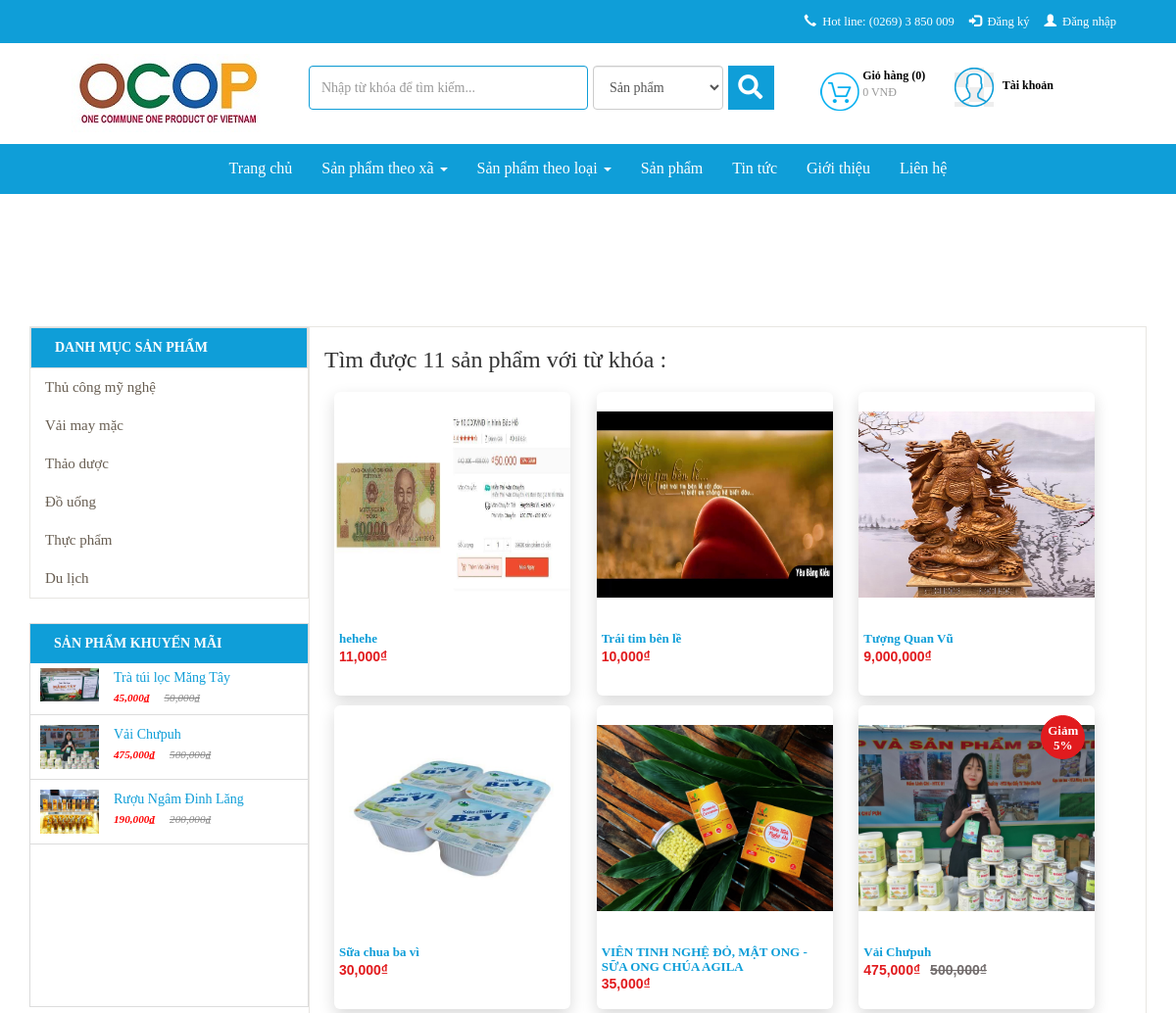
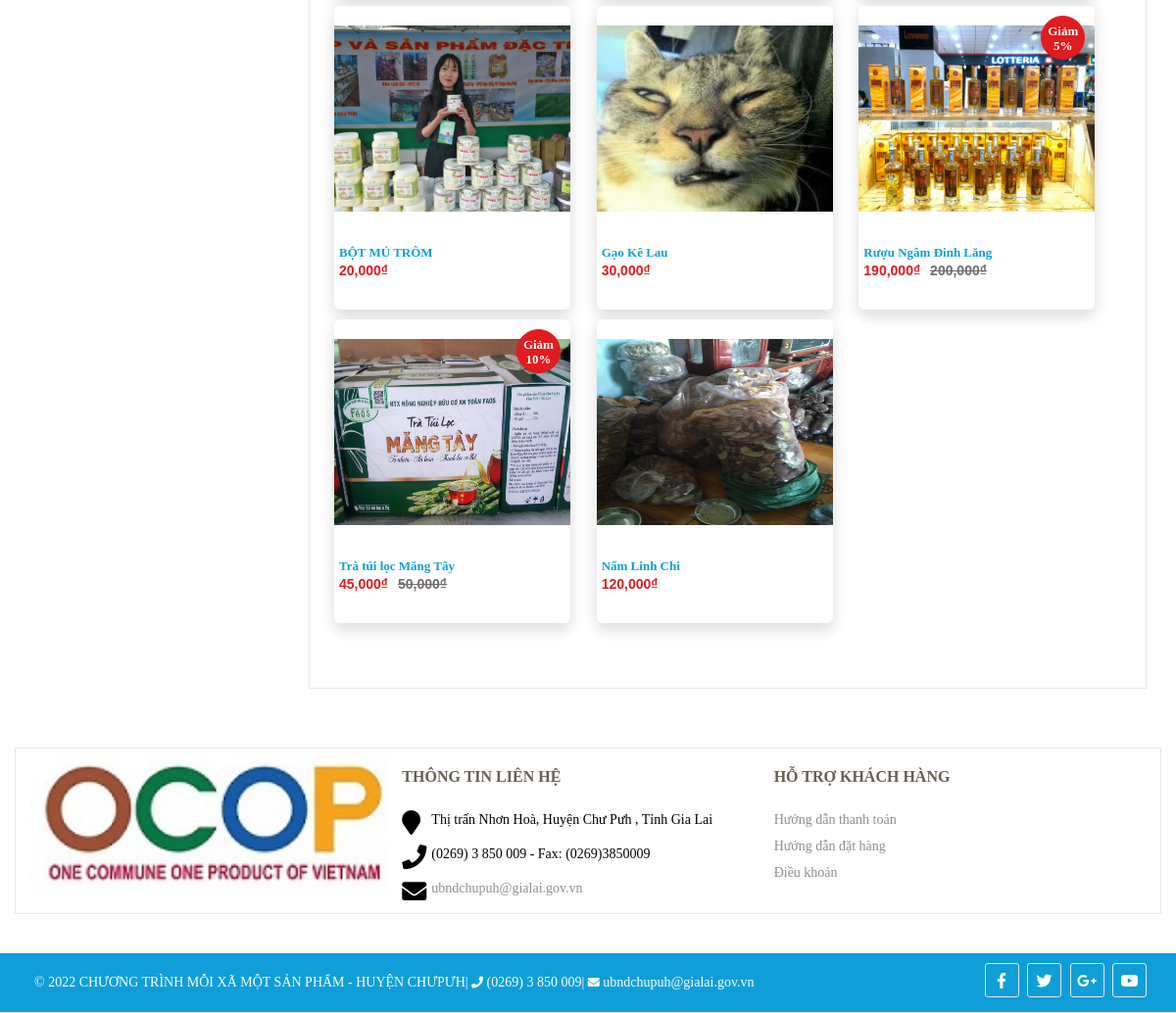
/index.php/search, run on an earlier commit of the app's database (2 pictures, top to bottom).
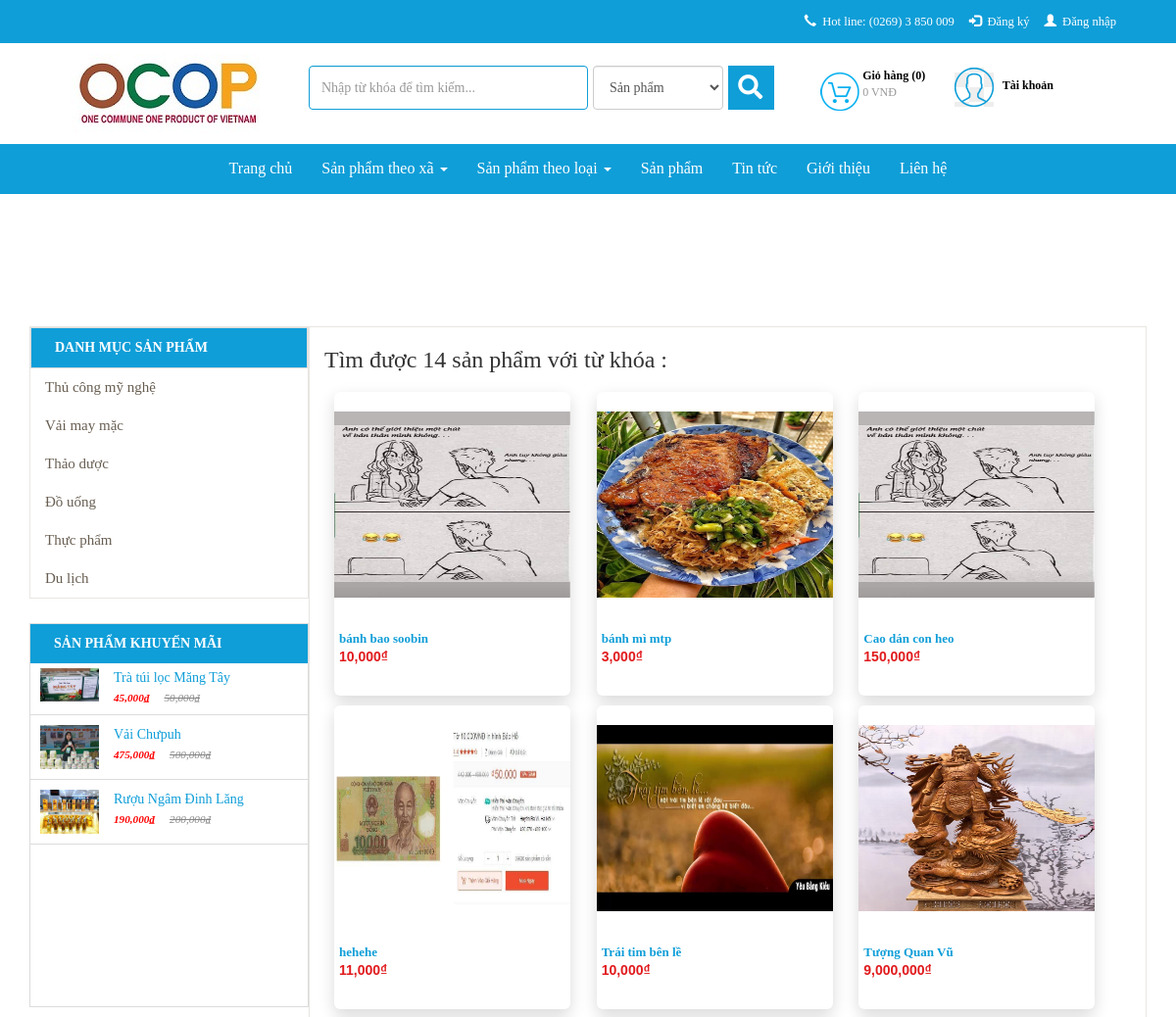
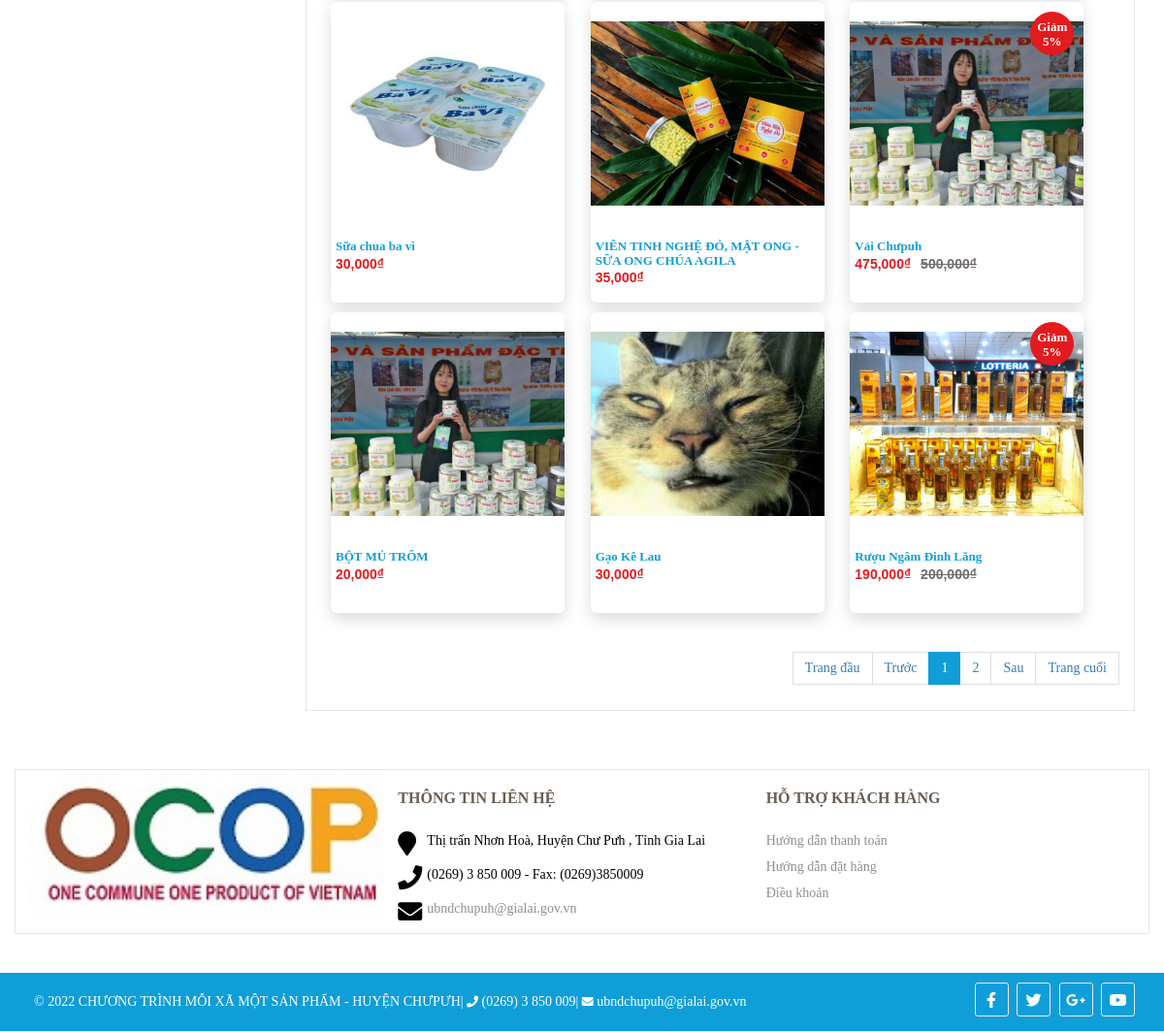
And on a later commit of the database (2 pictures, top to bottom).
### tables this page shows
CREATE TABLE `db_category` (
  `id` int(11) NOT NULL,
  `name` varchar(255) NOT NULL,
  `link` varchar(255) NOT NULL,
  `level` int(2) NOT NULL,
  `parentid` int(11) NOT NULL,
  `orders` varchar(5) DEFAULT NULL,
  `created_at` datetime NOT NULL,
  `created_by` varchar(255) NOT NULL,
  `updated_at` datetime NOT NULL,
  `updated_by` varchar(255) NOT NULL,
  `trash` tinyint(1) NOT NULL DEFAULT 1,
  `status` tinyint(1) NOT NULL DEFAULT 1
);

CREATE TABLE `db_product` (
  `id` int(11) NOT NULL,
  `catid` int(11) NOT NULL,
  `name` varchar(255) NOT NULL,
  `alias` varchar(255) NOT NULL,
  `avatar` varchar(255) NOT NULL,
  `img` varchar(255) NOT NULL,
  `sortDesc` text NOT NULL,
  `detail` text NOT NULL,
  `producer` int(11) NOT NULL,
  `number` int(11) NOT NULL,
  `number_buy` int(11) NOT NULL,
  `sale` int(3) DEFAULT NULL,
  `price` int(11) NOT NULL,
  `price_sale` int(11) NOT NULL,
  `created` datetime NOT NULL,
  `created_by` varchar(100) NOT NULL DEFAULT 'HDL',
  `modified` datetime NOT NULL,
  `modified_by` varchar(100) NOT NULL DEFAULT 'HDL',
  `trash` int(1) NOT NULL DEFAULT 1,
  `status` int(1) NOT NULL DEFAULT 1,
  `userId` int(11) DEFAULT NULL,
  `img2` varchar(255) DEFAULT NULL,
  `img3` varchar(255) DEFAULT NULL,
  `img4` varchar(255) DEFAULT NULL,
  `is_hot` int(11) NOT NULL DEFAULT 0
);

### application/controllers/Search.php (called while the page is built, shortened)
<?php if ( ! defined('BASEPATH')) exit('No direct script access allowed');
class Search extends CI_Controller {
	function __construct() {
		$this->load->model('frontend/Mcontent');
		$this->load->model('frontend/Mcategory');
		$this->load->model("frontend/Mproduct");
		$this->load->model('frontend/Mproducer');
		$this->load->model('backend/Muser');
		$this->data['com']='search';
	}
	public function index(){
		$this->load->library('phantrangsearch');
		$key = $_GET['search'];
		if (!empty($_GET['option'])) {
			$option = $_GET['option'];
		  }
		else{
			$option = 0;
		}
		$sufix = '?search='.str_replace(' ', '+', $key).'&option='.str_replace(' ', '+', $option);
		$limit=12;
		$current=$this->phantrangsearch->PageCurrent();
		$first=$this->phantrangsearch->PageFirst($limit, $current);
		if($option == 0){
			$total = $this->Mproduct->product_search_count($key);
			$this->data['list'] = $this->Mproduct->product_search($key,$limit,$first);
			$this->data['search_name']='sản phẩm';
		}else if ($option == 1){
			$total = $this->Muser->doanhnghiep_search_count($key);
			$this->data['list'] = $this->Muser->doanhnghiep_search($key,$limit,$first);
			$this->data['search_name']='doanh nghiệp';
		}else if($option == 2){
			$total = $this->Mproducer->xa_search_count($key);
			$this->data['list'] = $this->Mproducer->xa_search($key,$limit,$first);
			$this->data['search_name']='địa phương';
		}
		$this->data['title']='OCOP CHƯPƯH - Bạn muốn tìm gì ?';
		$this->data['option'] =$option;
		$this->data['strphantrang']=$this->phantrangsearch->PagePer($total, $current, $limit, $url= 'search',$sufix= $sufix );
		$this->data['view']='index';
		$this->data['count'] = $total;
		$this->data['key'] =$key;
		$this->load->view('frontend/layout',$this->data);
	}
}

### index.php (called while the page is built, shortened)
<?php
require_once BASEPATH.'core/CodeIgniter.php';

### application/models/frontend/Mcategory.php (called while the page is built, shortened)
<?php
class Mcategory extends CI_Model {
    public function __construct()
    {
        $this->table = $this->db->dbprefix('category');
    }
    public function category_menu($parentid)
    {
        $this->db->where('parentid', $parentid);
        $this->db->where('status', 1);
        $this->db->where('trash', 1);
        $this->db->order_by('orders asc, updated_at desc');
        $query = $this->db->get($this->table);
        return $query->result_array();
    }
}

### application/models/frontend/Mproduct.php (called while the page is built, shortened)
<?php
class Mproduct extends CI_Model {
    public function __construct()
    {
        $this->table = $this->db->dbprefix('product');
    }
    public function product_sale($limit)
    {
        $this->db->where('status', 1);
        $this->db->where('trash', 1);
        $this->db->limit($limit);
        $this->db->order_by('sale', 'desc');
        $this->db->order_by('modified', 'desc');
        $query = $this->db->get($this->table);
        return $query->result_array();
    }
    public function product_search($name,$limit,$first){
        $this->db->like('name', $name);
        $this->db->where('trash', 1);
        $this->db->order_by('created', 'desc');
        $query = $this->db->get($this->table,$limit,$first);
        return $query->result_array();
    }
    public function product_search_count($name){
        $this->db->like('name', $name);
        $this->db->where('status', 1);
        $this->db->where('trash', 1);
        $this->db->order_by('created', 'desc');
        $query = $this->db->get($this->table);
        return count($query->result_array());
    }
}

### application/views/frontend/components/search/index.php (the view, shortened to what the changed rows need)
<section id="product-all" class="collection">
	<div class="slider">
		<div class="container">
			<div class="col-xs-12 col-sm-12 col-md-3 col-lg-3">
				<div class="col-xs-12 col-sm-12 col-md-12 col-lg-12 list-menu pull-left">
					<?php $this->load->view('frontend/modules/category'); ?>
				</div>
				<?php $this->load->view('frontend/modules/product-sale'); ?>
			</div>
			<div class="col-xs-12 col-sm-12 col-md-9 col-lg-9 product-content">
				<div class="product-wrap">
					<div class="collection__title">
						<?php
						echo '<h3>Tìm được ' . $count . ' ' . $search_name . ' với từ khóa : <span style="color: red;">' . $key . '</span></h3>';
						?>
						<div class="collection-filter" id="list-product">
							<div class="category-products clearfix">
								<div class="products-grid clearfix">
									<?php if (count($list) == 0) : ?>
										<p>Không có sản phẩm !</p>
									<?php else : ?>
										<?php if ($option == 0) : ?>
											<?php foreach ($list as $sp) : ?>
												<div class="col-md-4 col-lg-4 col-xs-6 col-6 detail-box">
													<div class="product-lt">
														<div class="lt-product-search-image">
															<a href="<?php echo $sp['alias'] ?>" title="<?php echo $sp['name'] ?>">
																<img class="img-sp" src="public/images/products/<?php echo $sp['avatar'] ?>" alt="">
															</a>
															<?php if ($sp['sale'] > 0) : ?>
																<div class="giam-percent">
																	<span class="text-giam-percent">Giảm <?php echo $sp['sale'] ?>%</span>
																</div>
															<?php endif; ?>
														</div>
														<div class="lt-product-group-info" style="text-align:left">
															<a href="<?php echo $sp['alias'] ?>" title="<?php echo $sp['name'] ?>">
																<h3><?php echo $sp['name'] ?></h3>
															</a>
															<div class="price-box">
																<?php if ($sp['sale'] > 0) : ?>
																	<p class="old-price">
																		<span class="price"><?php echo (number_format($sp['price'])); ?>₫</span>
																	</p>
																	<p class="special-price">
																		<span class="price"><?php echo (number_format($sp['price_sale'])); ?>₫</span>
																	</p>
																<?php else : ?>
																	<p class="old-price">
																		<span class="price" style="color: #fff"><?php echo (number_format($sp['price'])); ?>₫</span>
																	</p>
																	<p class="special-price">
																		<span class="price"><?php echo (number_format($sp['price'])); ?>₫</span>
																	</p>
																<?php endif; ?>
															</div>
														</div>
													</div>
												</div>
											<?php endforeach; ?>
										<?php endif; ?>
								</div>
								<div class="text-center pull-right">
									<ul class="pagination">
										<?php echo $strphantrang; ?>
									</ul>
								</div>
							<?php endif; ?>
							</div>
						</div>
					</div>
				</div>
			</div>
		</div>
	</div>
</section>

### application/views/frontend/modules/category.php (shortened to what the changed rows need)
<?php
$listcat = $this->Mcategory->category_menu(0);
$html_menu='<ul class="main-ul">';
foreach ($listcat as $menu) {
    $html_menu.='<li>';
    $html_menu.="<a href='san-pham/".$menu['link']." ' title=' ".$menu['name']."'>";
    $html_menu.=$menu['name'];
    $html_menu.='</i>';
    $html_menu.="</a>";
    $html_menu.="</li>";
}
$html_menu.="</ul>";
echo $html_menu;
?>

### application/views/frontend/modules/product-sale.php (shortened to what the changed rows need)
<div class="col-xs-12 col-sm-12 col-md-12 col-lg-12 products-sale-off">
    <div class="widget">
        <div class="panel-left-body">
            <?php
                $list = $this->Mproduct->product_sale('4');
                $html_menu='<div id="post-list-footer" class="sidebar_menu">';
                foreach ($list as $menu) {
                    if($menu['sale'] > 0){
                        $html_menu.="<div class = 'spost clearfix'>";
                            $html_menu.="<div class='entry-image'>";
                                $html_menu.="<a href=".$menu['alias']." title=' ".$menu['name']."'>";
                                    $html_menu.="<img src='public/images/products/".$menu['img']."'>";
                                $html_menu.="</a>";
                            $html_menu.='</div>';
                            $html_menu.='<div class="entry-c" style="width:194px;">';
                                $html_menu.='<div class="entry-title">';
                                    $html_menu.="<a class='ws-nw overflow ellipsis' href=".$menu['alias']." title=' ".$menu['name']."'>";
                                        $html_menu.=$menu['name'];
                                    $html_menu.="</a>";
                                $html_menu.='</div>';
                                $html_menu.='<ul class="entry-meta">';
                                    $html_menu.='<li class="color">';
                                        $html_menu.="<ins>".number_format($menu['price_sale']).'₫'."</ins>";
                                        $html_menu.="<del>".number_format($menu['price']).'₫'."</del>";
                                    $html_menu.='</li>';
                                $html_menu.='</ul>';
                            $html_menu.='</div>';
                        $html_menu.="</div>";
                    }
                }
                $html_menu.="</div>";
            echo $html_menu;
            ?>
        </div>
    </div>
</div>

### application/libraries/phantrangsearch.php (shortened to what the changed rows need)
<?php if ( ! defined('BASEPATH')) exit('No direct script access allowed');
class phantrangsearch{
	function PagePer($total, $current, $limit, $url='', $sufix ="")
	{
		$numPage = floor( $total / $limit);
		if(( $total / $limit) - $numPage > 0)
		{
			$numPage += 1;
		}
		$html = '';
		if( $numPage == 1)
			return '';
		if( $current == 1)
		{
			$html.= "<li class = 'hidden-xs'><a>Trang đầu</a></li>";
			$html.= "<li><a>Trước</a></li>";
		}
		else
		{
			$html.= "<li class = 'hidden-xs'><a href='$url/1".($sufix)."'>Trang đầu</a></li>";
			$html.= "<li><a href='$url/".($current - 1).($sufix)."'>Trước</a></li>";
		}
		if($current <= 3)
		{
			for($i = 1; ($i <= 5) && ($i <= $numPage); $i++)
			{
				if($i == $current)
				{
					$html.= "<li class = 'active'><a>".$i."</a></li>";
				}
				else
				{
					$html.= "<li><a href='$url/$i$sufix'>$i</a></li>";
				}
			}
		}
		if($current == $numPage)
		{
			$html.= "<li><a>Sau</a></li>";
			$html.= "<li class = 'hidden-xs'><a>Trang cuối</a></li>";
		}
		else
		{
			$html.="<li><a href='$url/".($current + 1)."'>Sau</a></li>";
			$html.="<li class = 'hidden-xs'><a href='$url/$numPage$sufix'>Trang cuối</a></li>";
		}
		return $html;
	}
}

What changed in the data, as far as the page shows it:
no longer on one of the page's lists (row unchanged): db_product: sale "10", name "Trà túi lọc Măng Tây", price "50,000", price_sale "45,000"
no longer on this page (row unchanged): db_product: avatar (picture), name "Nấm Linh Chi", price "120,000", shown under "Tìm được 11 sản phẩm với từ khóa :"
added db_product: avatar (picture), name "bánh bao soobin", price "10,000", shown under "Tìm được 14 sản phẩm với từ khóa :"
added db_product: avatar (picture), name "bánh mì mtp", price "3,000", shown under "Tìm được 14 sản phẩm với từ khóa :"
added db_product: avatar (picture), name "Cao dán con heo", price "150,000", shown under "Tìm được 14 sản phẩm với từ khóa :"
Also different on the page:
$count: "11" → "14"
text now shown: "Trang đầu Trước Sau Trang cuối"
new list line: "1"
new list line: "2"
